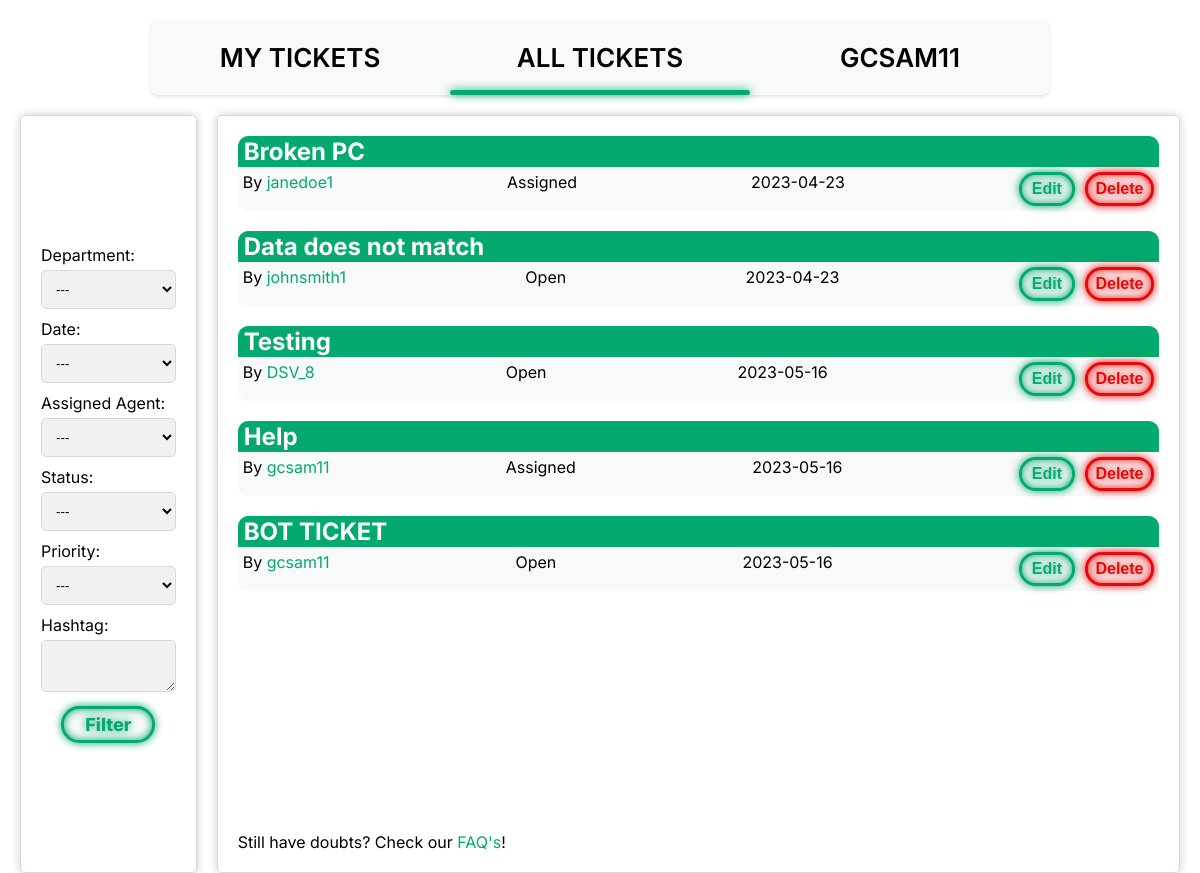
The page /pages/all_tickets.php (signed in) on the database its author committed.
### tables this page shows
CREATE TABLE TICKET (
    ticket_id INTEGER PRIMARY KEY AUTOINCREMENT,
    user_id INT NOT NULL,
    assigned_agent INT CHECK (assigned_agent <> user_id),
    department_id INT,
    title VARCHAR(255) NOT NULL,
    description VARCHAR(1000) NOT NULL,
    status VARCHAR(10) NOT NULL DEFAULT 'Open' CHECK (status = 'Open' OR status = 'Assigned' OR status = 'Closed'),
    priority VARCHAR(10) NOT NULL DEFAULT 'Low' CHECK (priority = 'Low' OR priority = 'Medium' OR priority = 'High'),
    date DATE NOT NULL,
    hashtag VARCHAR(255),
    FOREIGN KEY(user_id) REFERENCES USER(user_id) ON DELETE CASCADE ON UPDATE CASCADE,
    FOREIGN KEY(department_id) REFERENCES DEPARTMENT(department_id) ON DELETE CASCADE ON UPDATE CASCADE,
    FOREIGN KEY(assigned_agent) REFERENCES USER(user_id) ON DELETE CASCADE ON UPDATE CASCADE
);

CREATE TABLE USER (
    user_id INTEGER PRIMARY KEY AUTOINCREMENT,
    department_id INT,
    name VARCHAR(255) NOT NULL,
    username VARCHAR(8) NOT NULL UNIQUE,
    email VARCHAR(255) NOT NULL UNIQUE,
    password VARCHAR(255) NOT NULL,
    type VARCHAR(10) NOT NULL DEFAULT 'Client' CHECK (type = 'Agent' OR type = 'Admin' OR type = 'Client'),
    gender VARCHAR(10) DEFAULT 'None' CHECK(gender = 'Male' or gender = 'Female' or gender = 'Other' or gender = 'None'),
    FOREIGN KEY(department_id) REFERENCES DEPARTMENT(department_id) ON DELETE CASCADE ON UPDATE CASCADE
);

### database/get_tickets.php (the view)
<?php
    include 'connection.php';
    $stmt = $db->prepare('SELECT * FROM Ticket');
    $stmt->execute();
    while($row = $stmt -> fetch()){
        $stmt2 = $db -> prepare('SELECT username FROM User WHERE user_id = :user_id');
        $stmt2 -> bindParam(':user_id', $row['user_id']);
        $stmt2 -> execute();
        $row2 = $stmt2 -> fetch();
        echo '<h2><a class="ticket_readmore" href="../pages/ticket.php?id='.$row['ticket_id'].'&site=all_tickets">' . $row['title'] . '</a></h2>
        <div class="ticket">
        <div class="ticket_main_info"> <span class="ticket_username"> By <a class="ticket_username_link" href="../pages/profile_viewer.php?id=' .$row['user_id'] . '">' . $row2['username'] . '</a> </span>
        <span class="ticket_status">' . $row['status'] . '</span>
        <span class="ticket_date">' . $row['date'] . ' </span>';
        if(($_SESSION['type'] == 'Admin') || ($_SESSION['user_id'] == $row['user_id'])){
            echo '<div class ="btns">';
            echo '<form class ="editbtnform" action="../pages/editTicket.php?id='.$row['ticket_id'].'" method="POST">
            <input type="hidden" name="csrf" value="' . $_SESSION['csrf'] . '">
            <input type="hidden" name="site" value="alltickets">
            <button type="submit" id="edit_btn"> Edit </button> </form>';
            echo '<form class="deletebtnform" action="../database/deleteTicket.php" method="POST">
            <input type="hidden" name="csrf" value="' . $_SESSION['csrf'] . '">
            <input type="hidden" name="site" value="alltickets">
            <input type="hidden" name="id" value=' . $row['ticket_id'] .'>
            <button type="submit" id="delete_btn"> Delete </button> </form></div>';
        }
        echo '</div></div>';
    }
?>

### css/all_tickets.css (style rules this page uses)
:root { --clr-neon_green: #04AA6D; --clr-neon_red: #e90808; --clr-bg: #f8f9fa; }
*, *::before *::after { box-sizing: border-box; }
body { margin: 0; padding: 0; font-family: 'Inter', sans-serif; }
h2 { border: 1px solid var(--clr-neon_green); padding-left: 5px; margin-bottom: 0; border-radius: 10px 10px 0px 0px; background-color: var(--clr-neon_green); }
h2:first-of-type { margin-top: 0; }
.ticket_readmore { color: white; text-decoration: none; }
.ticket_main_info { display: flex; justify-content: space-between; }
.ticket_username_link { text-decoration: none; color: var(--clr-neon_green); }
.ticket { border: 0px; background-color: var(--clr-bg); border-radius: 0px 0px 10px 10px; padding: 5px; }
.ticket:last-of-type { margin-bottom: 10px; }
.btns { display: flex; justify-content: space-between; }
.editbtnform { margin-right: 10px; }
#edit_btn { background-color: var(--clr-bg); color: var(--clr-neon_green); padding: 5px 10px; border: 3px solid var(--clr-neon_green); border-radius: 32px; cursor: pointer; opacity: 1; text-align: center; font-weight: 600; font-size: medium; width: 100%; transition: opacity 100ms linear; text-shadow: 0 0 0.125em hsl(0 0% 100% / 0.5), 0 0 0.45em var(--clr-neon_green); box-shadow: inset 0 0 0.5em 0 var(--clr-neon_green), 0 0 0.5em 0 var(--clr-neon_green); }
#delete_btn { background-color: var(--clr-bg); color: var(--clr-neon_red); padding: 5px; margin-right: 5px; border: 3px solid var(--clr-neon_red); border-radius: 32px; cursor: pointer; opacity: 1; text-align: center; font-weight: 600; font-size: medium; width: 100%; transition: opacity 100ms linear; text-shadow: 0 0 0.125em hsl(0 0% 100% / 0.5), 0 0 0.45em var(--clr-neon_red); box-shadow: inset 0 0 0.5em 0 var(--clr-neon_red), 0 0 0.5em 0 var(--clr-neon_red); }

### rows shown on the page
ticket: title "Broken PC", user.username "janedoe1", status "Assigned", date "2023-04-23"
ticket: title "Data does not match", user.username "johnsmith1", status "Open", date "2023-04-23"
ticket: title "Testing", user.username "DSV_8", status "Open", date "2023-05-16"
ticket: title "Help", user.username "gcsam11", status "Assigned", date "2023-05-16"
ticket: title "BOT TICKET", user.username "gcsam11", status "Open", date "2023-05-16"

### other values the page prints
$profile "GCSAM11"
